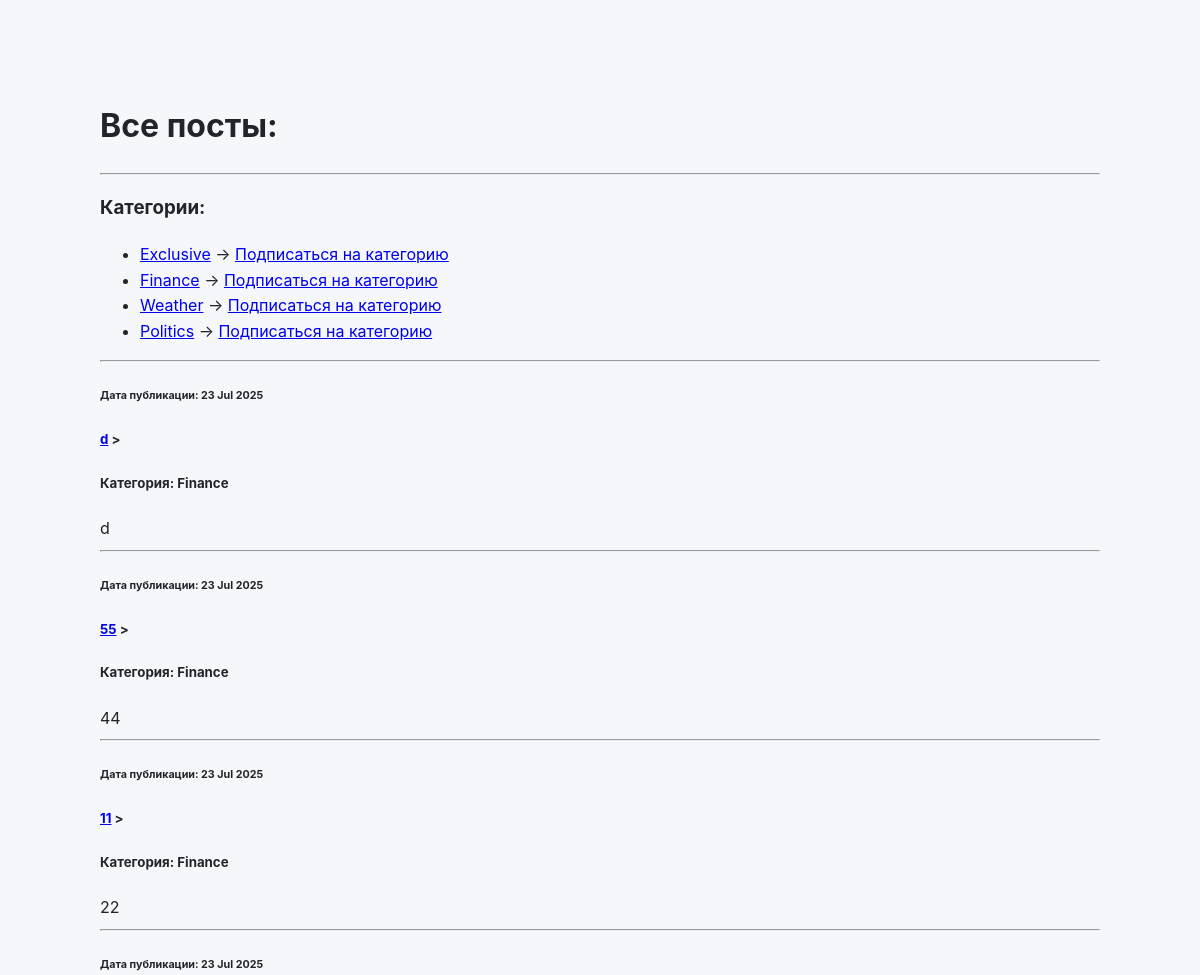
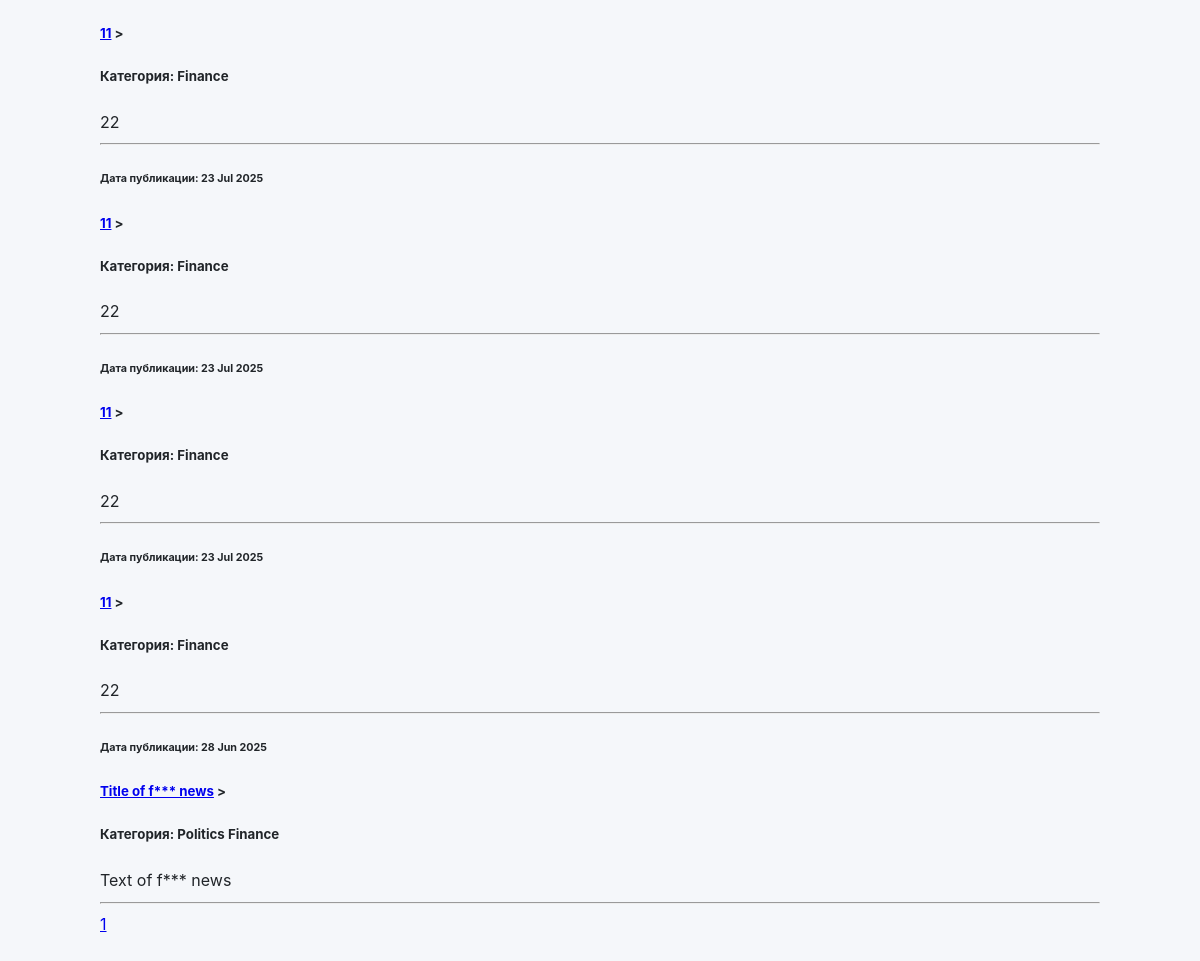
The app's page /postlist/Finance, older data (2 pictures, top to bottom).
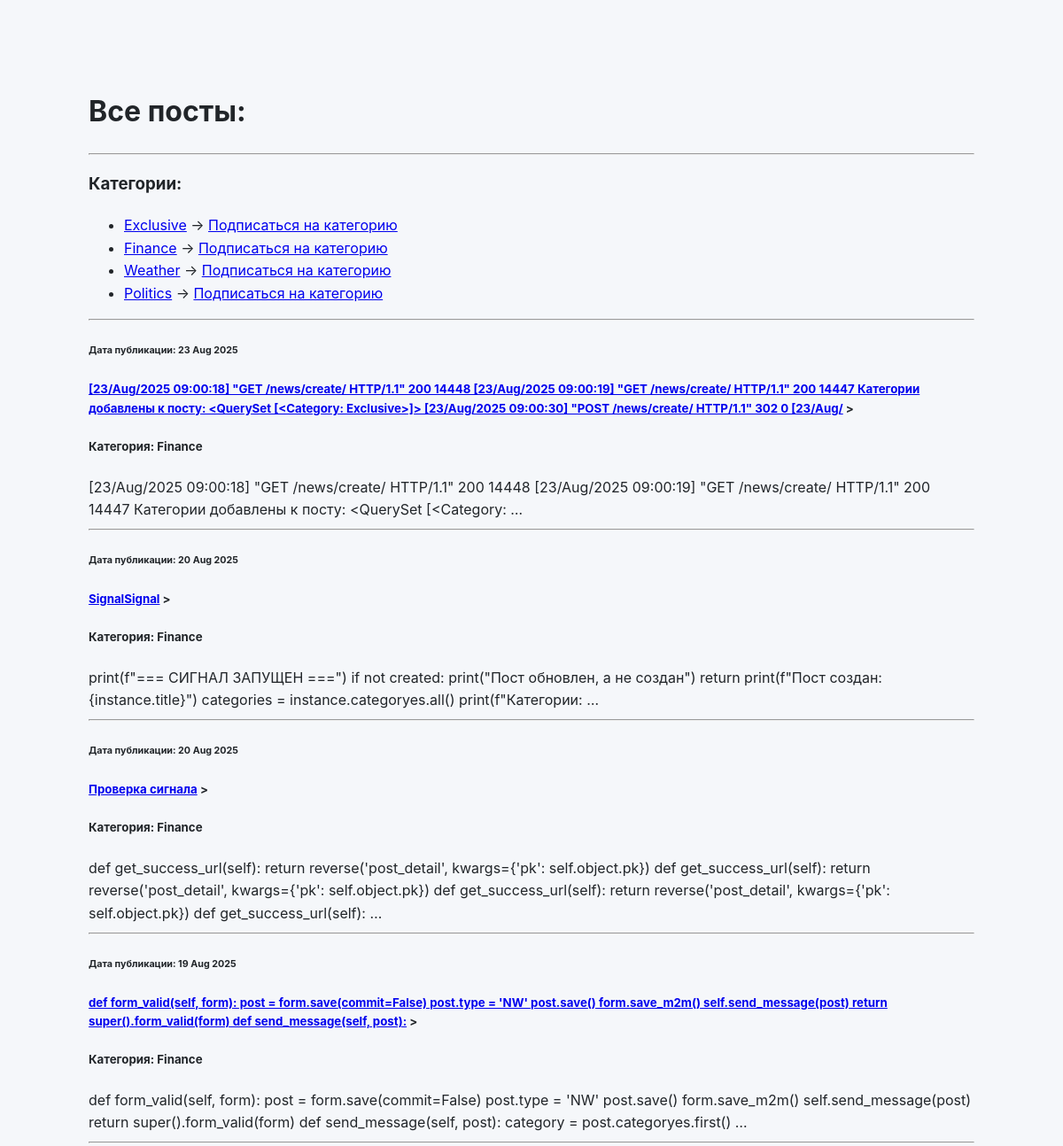
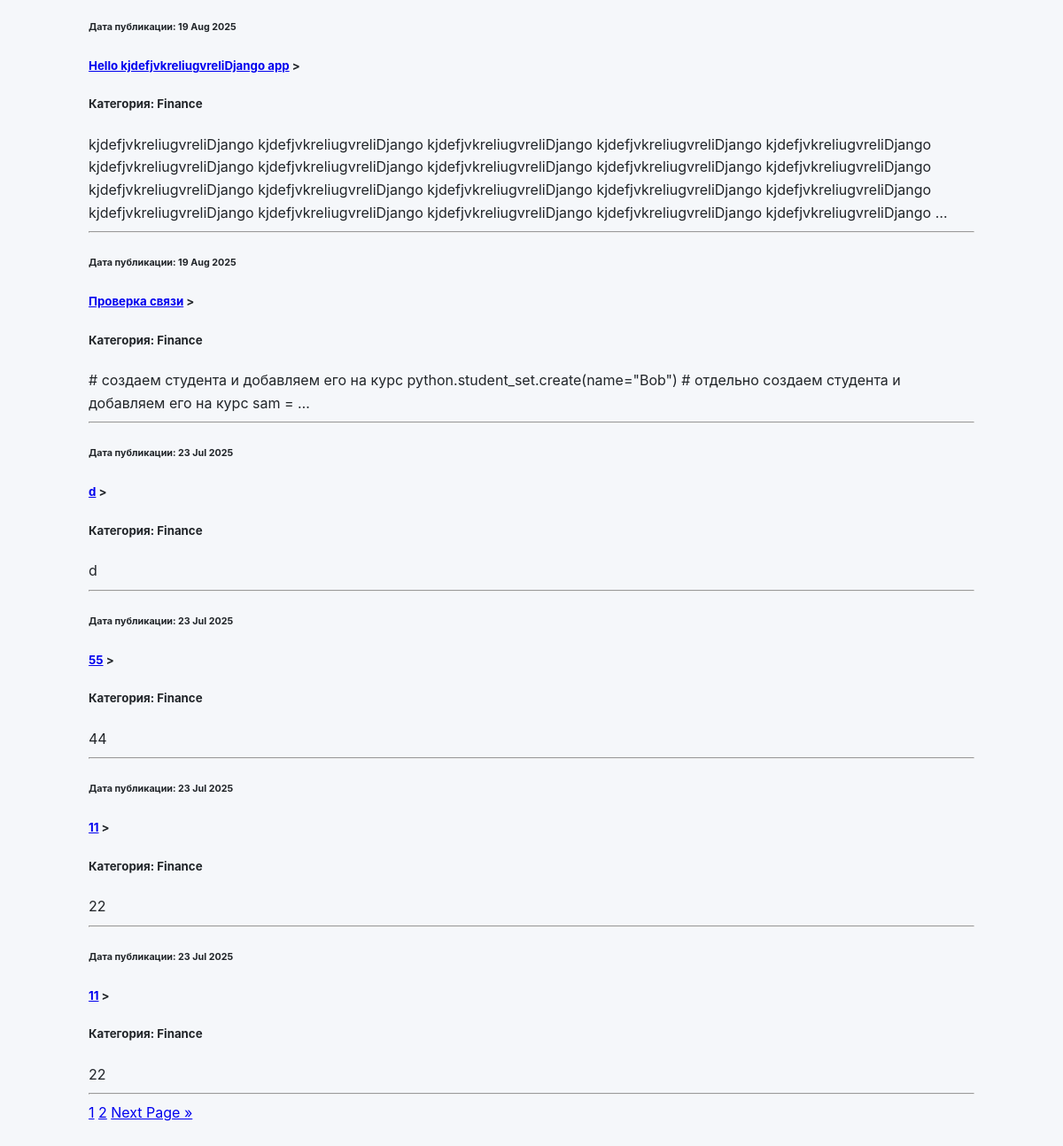
The same page, newer data (2 pictures, top to bottom).
### portal/models.py (models this page shows, shortened)
class Category (models.Model):
    name = models.CharField(max_length=100, unique=True)
    subscribers = models.ManyToManyField(User, null=True, blank=True)

class Post (models.Model):
    author = models.ForeignKey(Author, on_delete=models.CASCADE)
    type = models.CharField(choices=POST_TYPE)
    time_in = models.DateTimeField(auto_now_add=True)
    categoryes = models.ManyToManyField(Category, through='PostCategory')
    title = models.CharField(max_length=255)
    text = models.TextField()
    rating = models.IntegerField(default=0)

### portal/views.py (the view)
# urls.py: path('postlist/', PostList.as_view(), name='post_list'),
class PostList(ListView):
    template_name = 'postlist.html'
    context_object_name = 'postlist'
    paginate_by = 10
    def get_context_data(self, **kwargs):
        context = super().get_context_data(**kwargs)
        context['categories'] = Category.objects.all()
        context['current_category'] = self.kwargs.get('category_name')
        return context
    def get_queryset(self, **kwargs):
        category_name = self.kwargs.get('category_name')
        queryset = Post.objects.all()
        if category_name:
            queryset = Post.objects.filter(categoryes__name__iexact=category_name)
        return queryset.order_by('-time_in')

### portal/templatetags/custom_filters.py (called while the page is built)
@register.filter()
def censor(value):
    if not isinstance(value, str):
        raise TypeError('Ожидается строка.')
    else:
        words = value.split()
        censored_words = []
        for word in words:
            if word in CENSOR_LIST:
                censored_word = f'{word[0]}***'
                censored_words.append(censored_word)
            else:
                censored_words.append(word)
    return ' '.join(censored_words)

### templates/postlist.html (shortened to what this page needs)
{% extends 'flatpages/default.html' %}
{% load custom_filters %}
{% block content %}
<h1>Все посты:</h1>
<hr>
<h3>Категории: </h3>
<ul>
    {% for category in categories %}
    <li><a href="{{ category.name | lower }}">{{ category.name }}</a> ->
        {% if request.user not in category.subscribers.all %}
            <a href="subscribe_category/{{ category.name }}">Подписаться на категорию</a></li>
        {% endif %}
    {% endfor %}
</ul>
<hr>
{% if postlist %}
    {% for post in postlist %}
        <div>
            <h6>Дата публикации: {{ post.time_in | date:'d M Y' }}</h6>
            <h5><a href="{{ post.id }}">{{ post.title | censor }}</a> ></h5>
            <h5>Категория:
                {% for category in post.categoryes.all %}
                    {{ category.name }}
                {% empty %}
                    <p>Нет постов в этой категории.</p>
                {% endfor %}
            </h5>
            <span>{{ post.text | truncatewords:20 | censor }}</span>
        </div>
        <hr>
    {% endfor %}
{% endif %}
{% for num in page_obj.paginator.page_range %}
  {% if page_obj.number == num %}
    <a href="?page={{ num }}">{{ num }}</a>
  {% elif num > page_obj.number|add:'-3' and num < page_obj.number|add:'3' %}
    <a href="?page={{ num }}">{{ num }}</a>
  {% endif %}
{% endfor %}
{% if page_obj.has_next %}
  <a href="?page={{ page_obj.next_page_number }}">Next Page »</a>
{% endif %}
{% endblock %}

Row changes from the older to the newer data that the page shows:
no longer on this page (row unchanged): Post: time_in "23 Jul 2025", title|censor "11", text|censor "22", Category (name "Finance")
no longer on this page (row unchanged): Post: time_in "23 Jul 2025", title|censor "11", text|censor "22", Category (name "Finance")
no longer on this page (row unchanged): Post: time_in "23 Jul 2025", title|censor "11", text|censor "22", Category (name "Finance")
no longer on this page (row unchanged): Post: time_in "28 Jun 2025", title|censor "Title of f*** news", text|censor "Text of f*** news", Category (name "Politics"), Category (name "Finance")
added Post: time_in "23 Aug 2025", title|censor "[23/Aug/2025 09:00:18] \"GET /news/create/ HTTP/1.1\" 200 14448 [23/Aug/2025 09:00:19] \"GET /news/create/ HTTP/1.1\" 200 14447 Категории добавлены к посту: <QuerySet [<Category: Exclusive>]> [23/Aug/2025 09:00:30] \"POST /news/create/ HTTP/1.1\" 302 0 [23/Aug/", text|censor "[23/Aug/2025 09:00:18] \"GET /news/create/ HTTP/1.1\" 200 14448 [23/Aug/2025 09:00:19] \"GET /news/create/ HTTP/1.1\" 200 14447 Категории добавлены к посту: <QuerySet [<Category: …", Category (name "Finance")
added Post: time_in "20 Aug 2025", title|censor "SignalSignal", text|censor "print(f\"=== СИГНАЛ ЗАПУЩЕН ===\") if not created: print(\"Пост обновлен, а не создан\") return print(f\"Пост создан: {instance.title}\") categories = instance.categoryes.all() print(f\"Категории: …", Category (name "Finance")
added Post: time_in "20 Aug 2025", title|censor "Проверка сигнала", text|censor "def get_success_url(self): return reverse('post_detail', kwargs={'pk': self.object.pk}) def get_success_url(self): return reverse('post_detail', kwargs={'pk': self.object.pk}) def get_success_url(self): return reverse('post_detail', kwargs={'pk': self.object.pk}) def get_success_url(self): …", Category (name "Finance")
added Post: time_in "19 Aug 2025", title|censor "def form_valid(self, form): post = form.save(commit=False) post.type = 'NW' post.save() form.save_m2m() self.send_message(post) return super().form_valid(form) def send_message(self, post):", text|censor "def form_valid(self, form): post = form.save(commit=False) post.type = 'NW' post.save() form.save_m2m() self.send_message(post) return super().form_valid(form) def send_message(self, post): category = post.categoryes.first() …", Category (name "Finance")
added Post: time_in "19 Aug 2025", title|censor "Hello kjdefjvkreliugvreliDjango app", text|censor "kjdefjvkreliugvreliDjango kjdefjvkreliugvreliDjango kjdefjvkreliugvreliDjango kjdefjvkreliugvreliDjango kjdefjvkreliugvreliDjango kjdefjvkreliugvreliDjango kjdefjvkreliugvreliDjango kjdefjvkreliugvreliDjango kjdefjvkreliugvreliDjango kjdefjvkreliugvreliDjango kjdefjvkreliugvreliDjango kjdefjvkreliugvreliDjango kjdefjvkreliugvreliDjango kjdefjvkreliugvreliDjango kjdefjvkreliugvreliDjango kjdefjvkreliugvreliDjango kjdefjvkreliugvreliDjango kjdefjvkreliugvreliDjango kjdefjvkreliugvreliDjango kjdefjvkreliugvreliDjango …", Category (name "Finance")
added Post: time_in "19 Aug 2025", title|censor "Проверка связи", text|censor "# создаем студента и добавляем его на курс python.student_set.create(name=\"Bob\") # отдельно создаем студента и добавляем его на курс sam = …", Category (name "Finance")
Text that changed along with them:
new list line: "2"
text now shown: "Next Page »"
